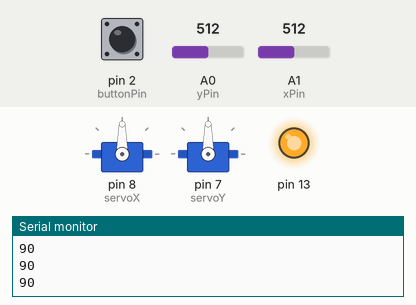
This sketch was run on a simulated Arduino Uno, built with avr-gcc and run on an emulated ATmega328P. Shown: 2 × servo, output pins drawn as LEDs (lit = HIGH), the last lines printed to the serial monitor. Inputs (shaded band) come from the test bench; at power-on: A0 (yPin) = 512, A1 (xPin) = 512, pin 2 (buttonPin) HIGH.

Above: at 1.2 s.
1.3 s: A0 (yPin) set to 710
At 2.4 s:
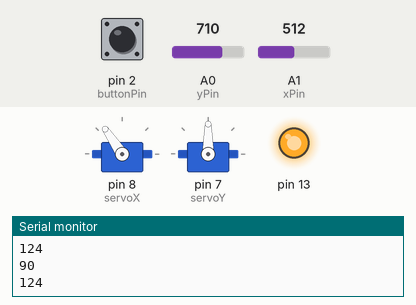
2.8 s: A1 (xPin) set to 716
At 3.5 s:
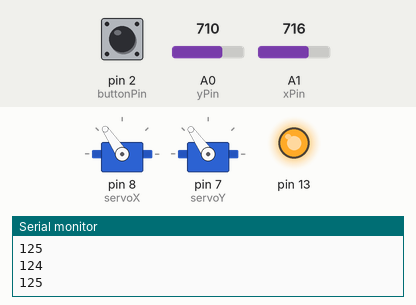
4.3 s: pin 2 (buttonPin) pulled LOW for 0.15 s
At 4.37 s:
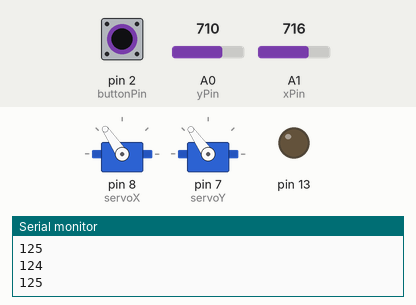
5.9 s: A1 (xPin) set to 900
At 7.0 s:
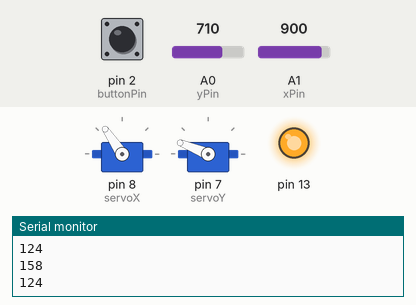
7.4 s: A0 (yPin) set to 900
At 8.1 s:
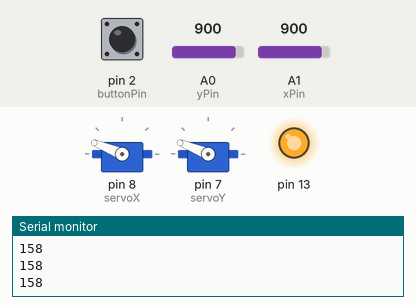
8.9 s: pin 2 (buttonPin) pulled LOW for 1 s
At 9.7 s:
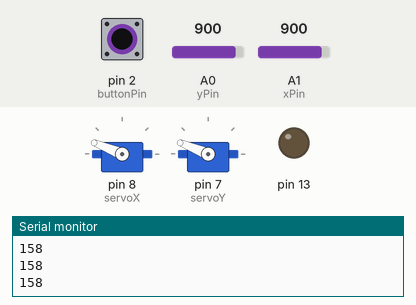
Timing chart, 0 to 11.9 s (numbered marks = the images above; inputs shaded):
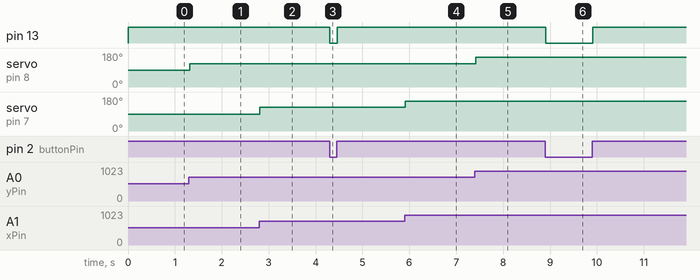

Measured:
- after the input at 1.3 s, servo on pin 8 (servoX): 90° → 124° at once
- after the input at 2.8 s, servo on pin 7 (servoY): 90° → 125° at once
- after the input at 4.3 s, pin 13: HIGH → LOW at once, → HIGH 0.16 s later
- after the input at 5.9 s, servo on pin 7 (servoY): 125° → 158° at once
- after the input at 7.4 s, servo on pin 8 (servoX): 124° → 158° at once
- after the input at 8.9 s, pin 13: HIGH → LOW at once, → HIGH 1.0 s later

The sketch:

tuerrt_joystick.ino
```cpp
#include <Servo.h>

Servo servoX;
Servo servoY;

int lazerOn = 0;

int xPin = A1;
int yPin = A0;
int buttonPin = 2;

int xPosition = 0;
int yPosition = 0;
int buttonState = 0;

char *str = "stay";
int dir = 5;

int changed = 5;

  int prevState = LOW;


void setup(){


  pinMode(xPin, INPUT);
  pinMode(yPin, INPUT);

  //activate pull-up resistor on the push-button pin
  pinMode(buttonPin, INPUT_PULLUP);

  pinMode(13, OUTPUT);

  servoX.attach(8);
  servoY.attach(7);
  servoX.write(90);
  servoY.write(90);
  Serial.begin(9600);
}

void loop(){

    xPosition = analogRead(xPin);
    yPosition = analogRead(yPin);


    xPosition = 180 * ((double)xPosition / 1023);
    yPosition = 180 * ((double)yPosition / 1023);

    Serial.println(xPosition);
          Serial.println(yPosition);

    servoX.write(yPosition);
    servoY.write(xPosition);

    buttonState = digitalRead(buttonPin);


     if (buttonState == HIGH) digitalWrite(13, HIGH);
     if (buttonState == LOW) digitalWrite(13,LOW);


 }


int inRange(int a) {

  if (a >= 300 && a <= 700) return 1;

  return 0;
}
```
